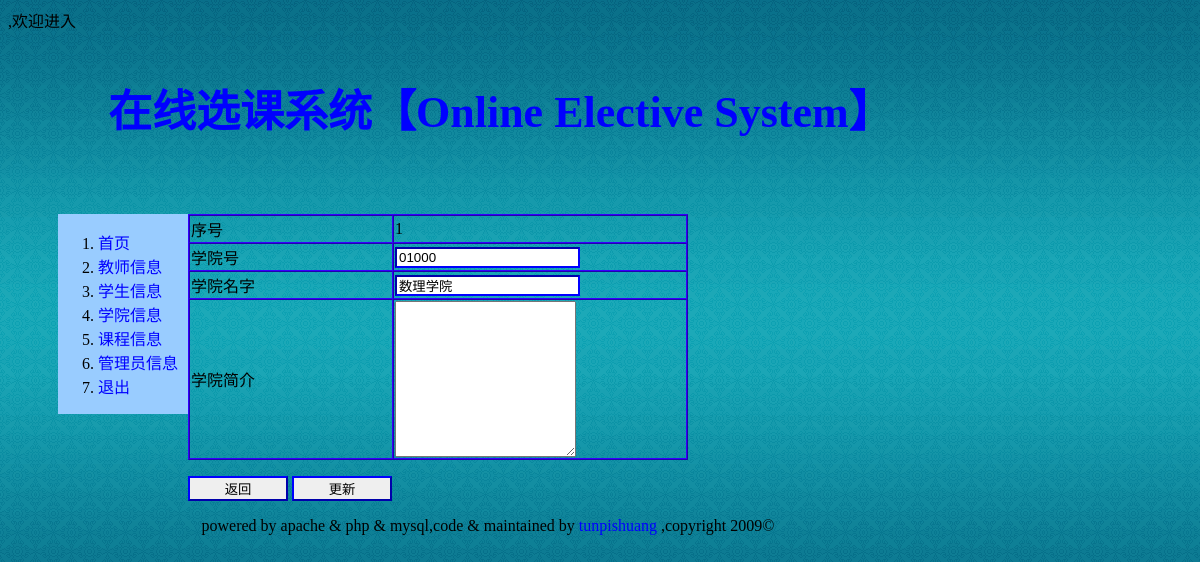
The page /dept_modify.php?dept_id=01000 on the database its author committed.
### tables this page shows
CREATE TABLE `dept`  (
  `id` int(11) NOT NULL AUTO_INCREMENT,
  `did` varchar(10) NOT NULL,
  `dname` varchar(40) NULL DEFAULT NULL,
  `dinfo` text NULL,
  PRIMARY KEY (`id`) USING BTREE,
  UNIQUE INDEX `id`(`id`) USING BTREE,
  UNIQUE INDEX `did`(`did`) USING BTREE
);

### dept_modify.php (the view, shortened to what this page needs)
<!DOCTYPE html PUBLIC "-//W3C//DTD XHTML 1.0 Transitional//EN" "http://www.w3.org/TR/xhtml1/DTD/xhtml1-transitional.dtd">
<html xmlns="http://www.w3.org/1999/xhtml">
<head>
<link href="css/style.css" rel="stylesheet" type="text/css" />
<?php
$did=$_GET["dept_id"];
?>
</head>
<body>
<div id="container">
		<?php echo $_SESSION["name"]?>,欢迎进入
      <?php include("header.php")?>
		<?php include("nav_admin.php")?>
  	<div id="main">
	<form action="dept_update.php?dept_id=<?=$did?>" method="post">
	<?php
		$result = mysql_query("select id,did,dname,dinfo from dept where dept.did =".$did." order by dept.id");
		list($id,$did,$dname,$dinfo)=mysql_fetch_array($result);
	?>
    <table width="500" height="20" border="1" cellspacing="0">
      <tr>
      	<td width="200">序号</td>
        <td><?php echo $id?></td>
      </tr>
      <tr>
      	<td width="200">学院号</td>
        <td><input type="text" name="did" value="<?php echo $did?>" /> </td>
      </tr>
      <tr>
      	<td width="200">学院名字</td>
        <td><input type="text" name="dname" value="<?php echo $dname?>" /></td>
      </tr>
      <tr>
      	<td width="200">学院简介</td>
        <td><textarea rows="10" cols="20" name="dinfo"><?php echo $dinfo?></textarea></td>
      </tr>
      </table>
    <p>
      <input type="button" value="返回" onclick="window.location='info_dept.php'"  style="width:100px;" />
      <input type="submit" value="更新" style="width:100px;" />
    </p>
    </form>
    </div>
    <div id="footer">
        <?php include("footer.php")?>
    </div>
</div>
</body>
</html>

### css/style.css (style rules this page uses)
body { background-image:url(../img/blue.gif); background-repeat:repeat-x; }
input { border-width:2px; border-color:#00F; }
#container { width:960px; margin:0,100px; }
#main { margin-top:30px; float:left; margin-left:0px; }
#main table { border-width:1px; border-color:#30F; }
#main table tr td { border-width:1px; border-color:#30F; }
#footer { clear:both; width:inherit; text-align:center; margin-top:300px; }

### rows shown on the page
dept: id "1", did "01000", dname "数理学院"
